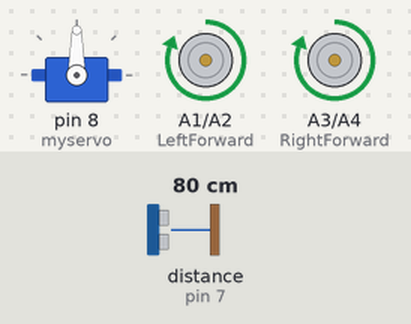
The sketch below on a simulated Arduino Uno, built with avr-gcc and run on an emulated ATmega328P. Shown: servo, motor-driver pin pairs drawn as motors (green arrow = first pin HIGH = forward, orange = second pin HIGH = backward, longer = more drive). Inputs (shaded band) come from the test bench; at power-on: distance to the obstacle (sensor on pin 7) 80 cm. The echo pulse lasts 58.3 µs per cm.

Above: at 3.3 s.
3.4 s: distance to the obstacle (sensor on pin 7) set to 12 cm
4.9 s: distance to the obstacle (sensor on pin 7) set to 9 cm
At 6.3 s:
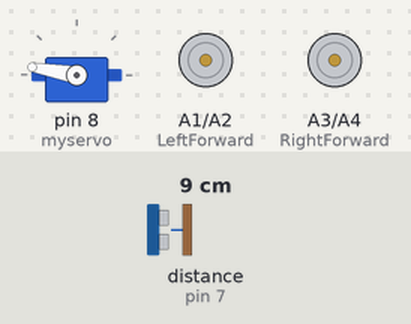
7.9 s: distance to the obstacle (sensor on pin 7) set to 18 cm
At 8.8 s:
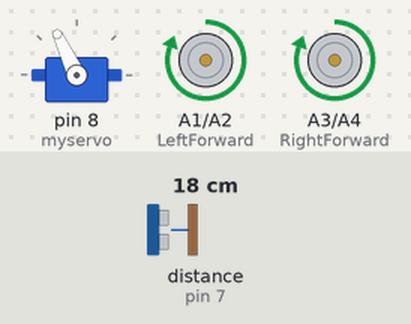
9.9 s: distance to the obstacle (sensor on pin 7) set to 2 cm
At 12.4 s:
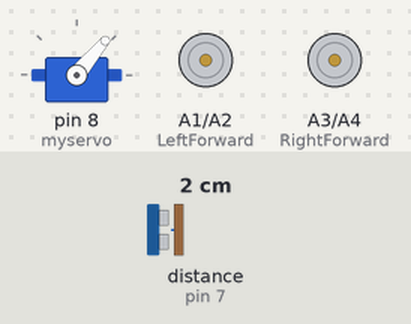
Timing chart, 0 to 13.9 s (numbered marks = the images above; inputs shaded):
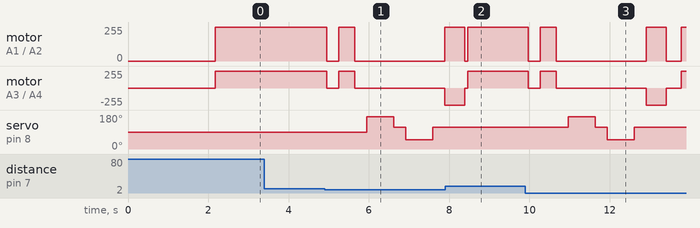

The sketch:

Ultrasonic_Obstacle_Avoiding_Bot.ino
```cpp
#include <Servo.h> //Servo motor library
#include <NewPing.h> //Ultrasonic sensor function library

int LeftForward = A1;// L293D control pins
int LeftBackward = A2;
int RightForward = A3;
int RightBackward = A4;

int trig_pin= 6; //sensor pins - analog input 1
int echo_pin= 7; //analog input 2
#define maximum_distance 200
int sp=250;// assingning the speed of motors

boolean goesForward = false;
int distance = 100;

NewPing sonar(trig_pin, echo_pin, maximum_distance); //NewPing setup of pins and maximum distance.

Servo myservo; //servo name

void setup(){
  pinMode(RightForward, OUTPUT);
  pinMode(LeftForward, OUTPUT);
  pinMode(LeftBackward, OUTPUT);
  pinMode(RightBackward, OUTPUT);
  myservo.attach(8); //servo pin
  myservo.write(90);
  delay(2000);
  distance = readPing();
  delay(100);
}

void loop(){
  int distanceRight = 0;
  int distanceLeft = 0;
   if (distance <= 10){
    moveStop(); // obstacle probably on the route forward, so stop
    delay(300);
    moveBackward();
    delay(400);
    moveStop();
    delay(300);
    distanceRight = lookRight();
    delay(300);
    distanceLeft = lookLeft();
    delay(300);
    if (distance >= distanceLeft){
      turnRight(); // calculate in which direction the obstacle is more far
      moveStop();
    }
    else{
      turnLeft();
      moveStop();
    }
  }
  else{
    moveForward();
  }
    distance = readPing();
}

int lookLeft(){
  myservo.write(50);
  delay(500);
  int distance = readPing();
  delay(100);
  myservo.write(115);
  return distance;
}

int lookRight(){
  myservo.write(170);
  delay(500);
  int distance = readPing();
  delay(100);
  myservo.write(115);
  return distance;
  delay(100);
}

int readPing(){ //reading the distance
  delay(70);
  int cm = sonar.ping_cm();
  if (cm==0){
    cm=250;
  }
  return cm;
}

void moveStop(){
  analogWrite(RightForward, 0);
  analogWrite(LeftForward, 0);
  analogWrite(RightBackward, 0);
  analogWrite(LeftBackward, 0);
}

void moveForward(){
  if(!goesForward){
    goesForward=true;
    analogWrite(LeftForward, sp);
    analogWrite(RightForward, sp);
    analogWrite(LeftBackward, 0);
    analogWrite(RightBackward, 0);
  }
}

void moveBackward(){
  goesForward=false;
  analogWrite(LeftBackward, 0);
  analogWrite(RightBackward, 0);
  analogWrite(LeftForward, sp);
  analogWrite(RightForward, sp);
}

void turnRight(){
  analogWrite(LeftForward, sp);
  analogWrite(RightBackward, sp);
  analogWrite(LeftBackward, 0);
  analogWrite(RightForward, 0);
  delay(500);
  analogWrite(LeftForward, sp);
  analogWrite(RightForward, sp);
  analogWrite(LeftBackward, 0);
  analogWrite(RightBackward, 0);
}

void turnLeft(){
  analogWrite(LeftBackward, sp);
  analogWrite(RightForward, sp);
  analogWrite(LeftForward, 0);
  analogWrite(RightBackward, 0);
  delay(500);
  analogWrite(LeftForward, sp);
  analogWrite(RightForward, sp);
  analogWrite(LeftBackward, 0);
  analogWrite(RightBackward, 0);
}
```

Measured:
- the behaviour switches between 11 and 10 cm on distance to the obstacle (sensor on pin 7) (found by bisection; images 0 and 1)
- after the input at 3.4 s, every drawn part: stays the same
- after the input at 7.9 s, servo on pin 8 (myservo): stays 115° (without the input it goes to 170° after 1.6 s)
